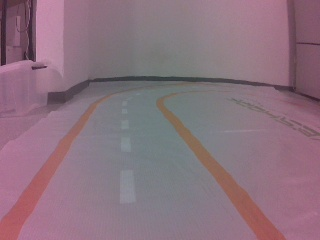
#> input picture real_road_data/pic0.jpg, 320 x 240 px
$ python -i cte_estimator.py   (imports and definitions only)
#> lines starting #> are read from the running program, lines starting #| are printed output that depends on the picture; after the words box and inside, x2 and y2 are one past the last pixel; in counts of white or black regions, pixels touching at a corner belong together
#> further down, picture is the input picture: shape (240, 320, 3); mean B, G, R 125.9, 113.5, 138.7
"""CTE (Cross-Track Error) Estimator classes.

This module provides CTE estimation classes for detecting track boundaries
and centerlines from camera images.

Classes:
    CTEEstimator: Base class for CTE estimation without visualization
    VisualCTEEstimator: CTE estimator with visualization and debugging support
"""

from typing import Optional, Tuple

import cv2
import numpy as np


class CTEEstimator:
    """Base class for estimating cross-track error (CTE) from camera images.

    This class provides the core CTE estimation logic without visualization.
    """

    def __init__(
        self,
        method: str = "canny_edges",
        image_width: int = 320,
        image_height: int = 240,
        max_cte: float = 3.0,
        # Color thresholds for track detection (HSV) - used by both color_edge_detection and centerline_tracking
        track_lower: Tuple[int, int, int] = (0, 100, 100),
        track_upper: Tuple[int, int, int] = (180, 255, 255),
    ):
        """Initialize the CTE estimator.

        Args:
            method: Estimation method:
                - "canny_edges": Canny edge detection (default)
                - "color_edge_detection": HSV color-based edge detection
                - "centerline_tracking": HSV color-based centerline tracking (uses same HSV as color_edge_detection)
            image_width: Expected image width
            image_height: Expected image height
            max_cte: Maximum CTE value (for normalization)
            track_lower: HSV lower bound for track color (used by color_edge_detection and centerline_tracking)
            track_upper: HSV upper bound for track color (used by color_edge_detection and centerline_tracking)
        """
        self.method = method
        self.image_width = image_width
        self.image_height = image_height
        self.image_center = image_width // 2
        self.max_cte = max_cte

        self.track_lower = np.array(track_lower)
        self.track_upper = np.array(track_upper)

    def estimate(self, frame_bgr: np.ndarray) -> Tuple[float, float]:
        """Estimate CTE from camera image.

        Args:
            frame_bgr: Camera image in BGR format (HWC uint8)

        Returns:
            Tuple of (cte, confidence):
            - cte: Cross-track error (positive = right of center)
            - confidence: Detection confidence (0.0 to 1.0)
        """
        if self.method == "canny_edges":
            return self._estimate_by_canny(frame_bgr)
        elif self.method == "color_edge_detection":
            return self._estimate_by_color_edges(frame_bgr)
        elif self.method == "centerline_tracking":
            return self._estimate_by_centerline(frame_bgr)
        elif self.method == "edge_detection":
            # Backward compatibility: map to canny_edges
            return self._estimate_by_canny(frame_bgr)
        else:
            # Unknown method
            return 0.0, 0.0

    def _estimate_by_canny(self, frame_bgr: np.ndarray) -> Tuple[float, float]:
        """Estimate CTE using Canny edge detection.

        Detects left and right track boundaries using Canny edges,
        computes their midpoint, and returns the offset from image center as CTE.
        """
        h, w = frame_bgr.shape[:2]
#> h = 240; w = 320

        # Take lower portion of image (near the car)
        roi_start = int(h * 0.6)
#> roi_start = 144
        roi = frame_bgr[roi_start:, :]
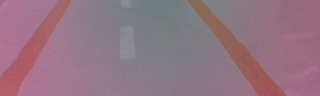
#> roi: shape (96, 320, 3); mean B, G, R 130.4, 116.5, 146.3

        # Convert to grayscale and apply edge detection
        gray = cv2.cvtColor(roi, cv2.COLOR_BGR2GRAY)
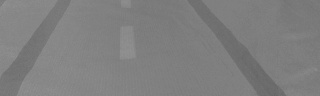
#> gray: shape (96, 320); min 99, max 147, mean 127
        blurred = cv2.GaussianBlur(gray, (5, 5), 0)
        edges = cv2.Canny(blurred, 50, 150)
#> edges: shape (96, 320); every value is 0

        # Find edge points in bottom rows
        scan_row = edges.shape[0] - 10  # Near bottom
#> scan_row = 86
        if scan_row < 0:
            scan_row = edges.shape[0] // 2

        edge_pixels = np.where(edges[scan_row, :] > 0)[0]
#> edge_pixels = empty array

        if len(edge_pixels) < 2:
            # Not enough edges detected
            return 0.0, 0.0

        # Assume leftmost and rightmost edges are track boundaries
        left_edge = edge_pixels[0]
        right_edge = edge_pixels[-1]

        # Compute lane center
        lane_center = (left_edge + right_edge) // 2

        # Compute CTE (normalized)
        pixel_offset = lane_center - (w // 2)
        cte = (pixel_offset / (w / 2)) * self.max_cte

        # Confidence based on edge separation
        edge_width = right_edge - left_edge
        expected_width = w * 0.5  # Expect track to be ~50% of image width
        confidence = min(1.0, edge_width / expected_width)

        return float(cte), float(confidence)

    # [77 lines left out: functions _estimate_by_color_edges, _estimate_by_centerline, not called in this run]


class VisualCTEEstimator(CTEEstimator):
    """CTE estimator with visualization and debugging support.

    Inherits from CTEEstimator and adds debug image and mask storage
    for visualization purposes.
    """

    # [199 lines left out: functions __init__, estimate, _estimate_by_canny, _estimate_by_color_edges, _estimate_by_centerline, not called in this run]

>>> import cv2
>>> picture = cv2.imread('real_road_data/pic0.jpg')
>>> result = CTEEstimator().estimate(picture)
#> result = (0, 0)

$ run again, on real_road_data/pic1.jpg
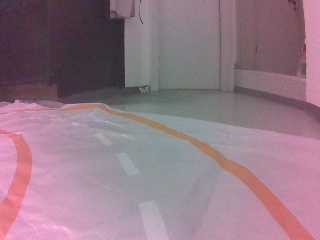
#> input picture real_road_data/pic1.jpg, 320 x 240 px
#> picture is the input picture: shape (240, 320, 3); mean B, G, R 133.9, 120.7, 147.1
#> in _estimate_by_canny, `roi = frame_bgr[roi_start:, :]`:
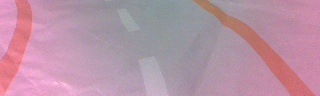
#> roi: shape (96, 320, 3); mean B, G, R 165.7, 147.2, 184.3
#> in _estimate_by_canny, `gray = cv2.cvtColor(roi, cv2.COLOR_BGR2GRAY)`:
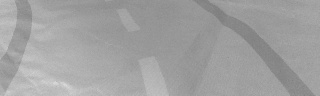
#> gray: shape (96, 320); min 125, max 218, mean 160.4
#> edges: shape (96, 320); every value is 0
#> edge_pixels = empty array
#> result = (0, 0)

$ run again, on real_road_data/pic3.jpg
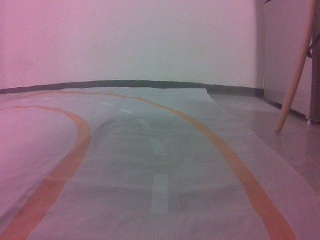
#> input picture real_road_data/pic3.jpg, 320 x 240 px
#> picture is the input picture: shape (240, 320, 3); mean B, G, R 125.6, 113.1, 137.7
#> in _estimate_by_canny, `roi = frame_bgr[roi_start:, :]`:
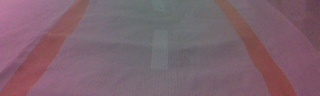
#> roi: shape (96, 320, 3); mean B, G, R 110.1, 98.5, 125
#> in _estimate_by_canny, `gray = cv2.cvtColor(roi, cv2.COLOR_BGR2GRAY)`:
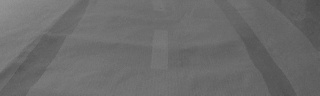
#> gray: shape (96, 320); min 72, max 148, mean 107.7
#> edges: shape (96, 320); every value is 0
#> edge_pixels = empty array
#> result = (0, 0)
